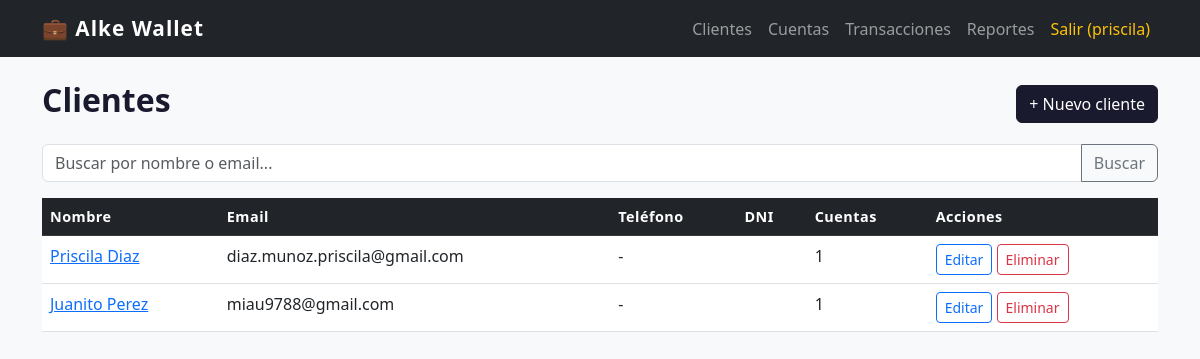
The app's page /clientes/ (signed in) with its own data.
### gestion/models.py (models this page shows, shortened)
class Cliente(models.Model):
    usuario = models.OneToOneField(User, on_delete=models.CASCADE, null=True, blank=True)
    nombre = models.CharField(max_length=100)
    email = models.EmailField(unique=True)
    telefono = models.CharField(max_length=20, blank=True, null=True)
    rut = models.CharField(max_length=15, unique=True)
    fecha_registro = models.DateTimeField(auto_now_add=True)
    class Meta:
        ordering = ['nombre']

### gestion/views.py (the view)
# urls.py: path('clientes/', views.cliente_lista, name='cliente_lista'),
@login_required
def cliente_lista(request):
    busqueda = request.GET.get('q', '')
    clientes = Cliente.objects.annotate(cantidad_cuentas=Count('cuentas'))
    if busqueda:
        por_nombre = clientes.filter(nombre__icontains=busqueda)
        por_email = clientes.filter(email__icontains=busqueda)
        clientes = (por_nombre | por_email).distinct()
    return render(request, 'gestion/cliente_lista.html', {
        'clientes': clientes,
        'busqueda': busqueda
    })

### templates/gestion/cliente_lista.html (shortened to what this page needs)
{% extends 'base.html' %}
{% block content %}
<div class="d-flex justify-content-between align-items-center mb-3">
    <h2>Clientes</h2>
    <a href="{% url 'cliente_crear' %}" class="btn btn-dark">+ Nuevo cliente</a>
</div>
<form method="get" class="mb-3">
    <div class="input-group">
        <input type="text" name="q" class="form-control" placeholder="Buscar por nombre o email..." value="{{ busqueda }}">
        <button class="btn btn-outline-secondary" type="submit">Buscar</button>
    </div>
</form>
<table class="table table-hover">
    <thead class="table-dark">
        <tr>
            <th>Nombre</th>
            <th>Email</th>
            <th>Teléfono</th>
            <th>DNI</th>
            <th>Cuentas</th>
            <th>Acciones</th>
        </tr>
    </thead>
    <tbody>
        {% for cliente in clientes %}
        <tr>
            <td><a href="{% url 'cliente_detalle' cliente.pk %}">{{ cliente.nombre }}</a></td>
            <td>{{ cliente.email }}</td>
            <td>{{ cliente.telefono|default:"-" }}</td>
            <td>{{ cliente.dni }}</td>
            <td>{{ cliente.cantidad_cuentas }}</td>
            <td>
                <a href="{% url 'cliente_editar' cliente.pk %}" class="btn btn-sm btn-outline-primary">Editar</a>
                <a href="{% url 'cliente_eliminar' cliente.pk %}" class="btn btn-sm btn-outline-danger">Eliminar</a>
            </td>
        </tr>
        {% empty %}
        <tr><td colspan="6" class="text-muted">No hay clientes registrados.</td></tr>
        {% endfor %}
    </tbody>
</table>
{% endblock %}

### templates/base.html (shortened to what this page needs)
<!DOCTYPE html>
<html lang="es">
<head>
    <link href="https://cdn.jsdelivr.net/npm/bootstrap@5.3.0/dist/css/bootstrap.min.css" rel="stylesheet">
    {% load static %}
    <link rel="stylesheet" href="{% static 'css/estilos.css' %}">
</head>
<body>
    <nav class="navbar navbar-expand-lg navbar-dark bg-dark">
        <div class="container">
            <a class="navbar-brand fw-bold" href="{% url 'dashboard' %}">💼 Alke Wallet</a>
            <div class="navbar-nav ms-auto">
                {% if user.is_authenticated %}
                    <a class="nav-link" href="{% url 'cliente_lista' %}">Clientes</a>
                    <a class="nav-link" href="{% url 'cuenta_lista' %}">Cuentas</a>
                    <a class="nav-link" href="{% url 'transaccion_lista' %}">Transacciones</a>
                    <a class="nav-link" href="{% url 'reporte_saldos' %}">Reportes</a>
                    <a class="nav-link text-warning" href="{% url 'logout' %}">Salir ({{ user.username }})</a>
                {% else %}
                    <a class="nav-link" href="{% url 'login' %}">Iniciar sesión</a>
                {% endif %}
            </div>
        </div>
    </nav>
    <div class="container mt-4">
        {% block content %}{% endblock %}
    </div>
</body>
</html>

### static/css/estilos.css (style rules this page uses)
body { background-color: #f8f9fa; font-family: 'Segoe UI', sans-serif; }
.navbar-brand { font-size: 1.3rem; letter-spacing: 1px; }
table thead th { font-weight: 600; font-size: 0.9rem; letter-spacing: 0.5px; }
.btn-dark { background-color: #1a1a2e; border-color: #1a1a2e; }
h2 { font-weight: 700; color: #1a1a2e; }

### records on screen
Cliente: nombre "Priscila Diaz", email "diaz.munoz.priscila@gmail.com", telefono "-", cantidad_cuentas "1"
Cliente: nombre "Juanito Perez", email "miau9788@gmail.com", telefono "-", cantidad_cuentas "1"

### other values on screen
{{ user.username }} "priscila"
